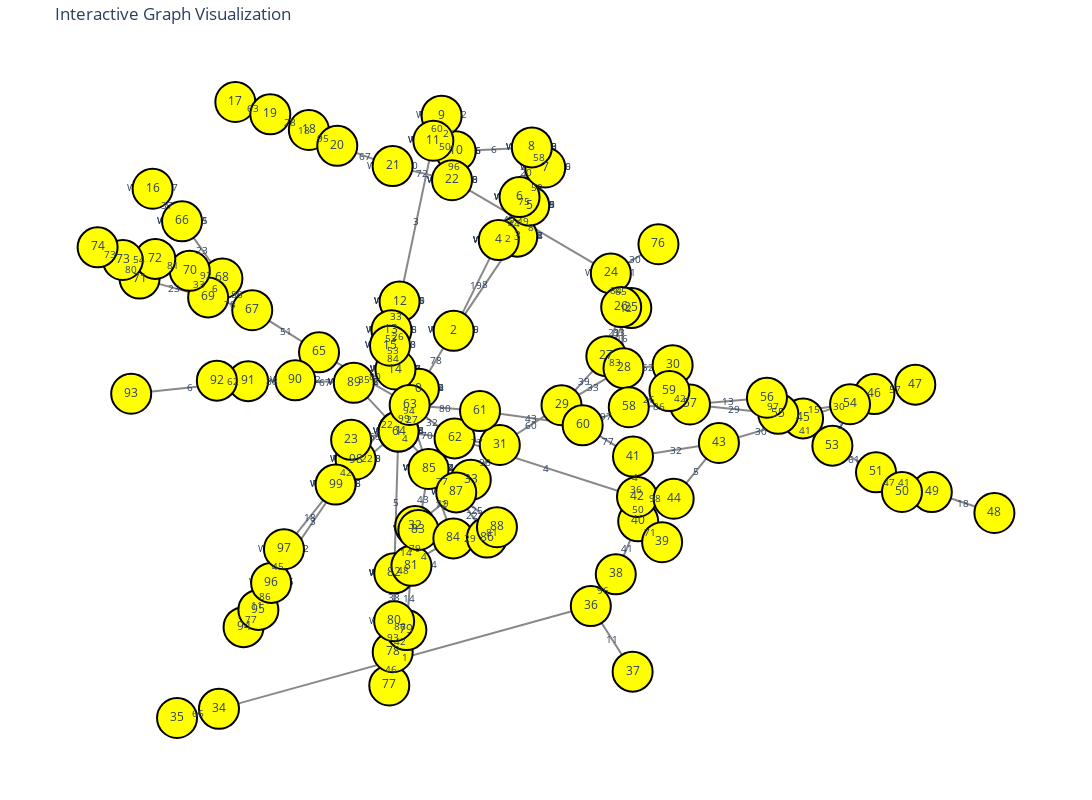

Notebook source saved alongside this figure:
### Code cell
import networkx as nx
import plotly.graph_objects as go

def create_interactive_graph(G):
    # Create a spring layout for node positions
    pos = nx.spring_layout(G)
    
    # Create edge traces
    edge_x = []
    edge_y = []
    edge_text = []
    edge_weights = []
    
    for edge in G.edges():
        x0, y0 = pos[edge[0]]
        x1, y1 = pos[edge[1]]
        edge_x.extend([x0, x1, None])
        edge_y.extend([y0, y1, None])
        weight = G.edges[edge]['weight']
        edge_weights.append(weight)
        edge_text.append(f"Weight: {int(weight)}")
    
    edge_trace = go.Scatter(
        x=edge_x, y=edge_y,
        line=dict(width=2, color='#888'),
        hoverinfo='text',
        text=edge_text,
        mode='lines+text',
        textposition='middle center',
        textfont=dict(size=10)
    )
    
    # Add edge weight annotations
    annotations = []
    for edge in G.edges():
        x0, y0 = pos[edge[0]]
        x1, y1 = pos[edge[1]]
        weight = G.edges[edge]['weight']
        annotations.append(dict(
            x=(x0 + x1) / 2,
            y=(y0 + y1) / 2,
            xref='x',
            yref='y',
            text=str(int(weight)),
            showarrow=False,
            font=dict(size=10)
        ))
    
    # Create node traces
    node_x = []
    node_y = []
    node_text = []
    
    for node in G.nodes():
        x, y = pos[node]
        node_x.append(x)
        node_y.append(y)
        node_text.append(f"Node: {node}")
    
    node_trace = go.Scatter(
        x=node_x, y=node_y,
        mode='markers+text',
        hoverinfo='text',
        text=[str(node) for node in G.nodes()],
        textposition='middle center',
        marker=dict(
            showscale=False,
            color='yellow',
            size=40,
            line_width=2,
            line=dict(color='black', width=1)
        ),
        textfont=dict(size=12)
    )
    
    # Create the figure with larger size
    fig = go.Figure(
        data=[edge_trace, node_trace],
        layout=go.Layout(
            title='Interactive Graph Visualization',
            showlegend=False,
            hovermode='closest',
            margin=dict(b=20, l=20, r=20, t=40),
            xaxis=dict(showgrid=False, zeroline=False, showticklabels=False),
            yaxis=dict(showgrid=False, zeroline=False, showticklabels=False),
            plot_bgcolor='white',
            width=1200,  # Increased width
            height=800,  # Increased height
            annotations=annotations
        )
    )
    
    return fig

# Create and display the interactive graph
fig = create_interactive_graph(G)
fig.show(figsize=(40, 40))

### Figure 1 — Plotly figure (JSON) as saved in the notebook; plotly's stock layout.template omitted (floating-point values rounded to 4 significant figures; data arrays with more than 128 entries replaced by an {"elided": "..."} marker saying what was removed)
{"data": [{"hoverinfo": "text", "line": {"color": "#888", "width": 2}, "mode": "lines+text", "text": {"elided": "130 str values"}, "textfont": {"size": 10}, "textposition": "middle center", "type": "scatter", "x": {"elided": "390 float values"}, "y": {"elided": "390 float values"}}, {"hoverinfo": "text", "marker": {"color": "yellow", "line": {"color": "black", "width": 2}, "showscale": false, "size": 40}, "mode": "markers+text", "text": ["0", "1", "2", "98", "99", "82", "3", "4", "5", "6", "7", "8", "10", "9", "11", "22", "12", "13", "14", "15", "85", "89", "16", "66", "17", "19", "18", "20", "21", "24", "23", "64", "25", "26", "76", "27", "28", "29", "30", "31", "33", "62", "32", "34", "35", "36", "37", "38", "40", "39", "41", "42", "43", "60", "44", "45", "46", "47", "48", "49", "51", "50", "53", "54", "55", "56", "57", "58", "59", "61", "63", "65", "67", "68", "69", "70", "71", "72", "73", "74", "77", "78", "79", "80", "81", "83", "84", "86", "87", "88", "90", "91", "92", "93", "94", "95", "96", "97"], "textfont": {"size": 12}, "textposition": "middle center", "type": "scatter", "x": [-0.1013, -0.1406, -0.0348, -0.2224, -0.2607, -0.1484, 0.08687, 0.0515, 0.1098, 0.09128, 0.1405, 0.1149, -0.03089, -0.05781, -0.07359, -0.0379, -0.1383, -0.1538, -0.1461, -0.1566, -0.08288, -0.2259, -0.6109, -0.5545, -0.4526, -0.3856, -0.3118, -0.2575, -0.1516, 0.266, -0.231, -0.1401, 0.3052, 0.2858, 0.3571, 0.2574, 0.2902, 0.1716, 0.3842, 0.05352, -0.002004, -0.03299, -0.1084, -0.4838, -0.5641, 0.2277, 0.3077, 0.2755, 0.3184, 0.3642, 0.3084, 0.3161, 0.4728, 0.2121, 0.3863, 0.6339, 0.7704, 0.8486, 1, 0.8802, 0.7734, 0.8231, 0.69, 0.7238, 0.5865, 0.5648, 0.4174, 0.3003, 0.3781, 0.01568, -0.119, -0.2924, -0.4202, -0.4773, -0.5046, -0.5397, -0.6358, -0.6057, -0.6679, -0.7161, -0.158, -0.1514, -0.1253, -0.1487, -0.1156, -0.1023, -0.03534, 0.02893, -0.02985, 0.04809, -0.3378, -0.428, -0.4879, -0.6518, -0.4368, -0.4085, -0.3841, -0.3595], "y": [0.01914, -0.08654, 0.1618, -0.1553, -0.2172, -0.4357, 0.3938, 0.3854, 0.4702, 0.4914, 0.5642, 0.6137, 0.6046, 0.6919, 0.6302, 0.533, 0.2339, 0.1633, 0.06644, 0.1251, -0.1786, 0.0336, 0.5119, 0.4315, 0.7257, 0.6953, 0.6567, 0.6177, 0.5677, 0.3033, -0.1068, -0.08653, 0.2178, 0.2203, 0.3752, 0.09933, 0.06981, -0.02146, 0.07716, -0.1195, -0.2053, -0.1033, -0.3194, -0.7698, -0.7923, -0.5164, -0.678, -0.4383, -0.3077, -0.3591, -0.148, -0.2476, -0.1146, -0.07111, -0.252, -0.05401, 0.005861, 0.02914, -0.2871, -0.2356, -0.1869, -0.2353, -0.1211, -0.01918, -0.04276, -0.00298, -0.01959, -0.02641, 0.01346, -0.03592, -0.02094, 0.1087, 0.2126, 0.2908, 0.2442, 0.3097, 0.2905, 0.339, 0.3364, 0.3675, -0.7121, -0.6301, -0.5757, -0.5539, -0.4172, -0.329, -0.3498, -0.3477, -0.2364, -0.3221, 0.03993, 0.03781, 0.03904, 0.006737, -0.5685, -0.5259, -0.4593, -0.3765]}], "layout": {"annotations": [{"font": {"size": 10}, "showarrow": false, "text": "94", "x": -0.1209, "xref": "x", "y": -0.0337, "yref": "y"}, {"font": {"size": 10}, "showarrow": false, "text": "78", "x": -0.06805, "xref": "x", "y": 0.09047, "yref": "y"}, {"font": {"size": 10}, "showarrow": false, "text": "22", "x": -0.1618, "xref": "x", "y": -0.06807, "yref": "y"}, {"font": {"size": 10}, "showarrow": false, "text": "22", "x": -0.2006, "xref": "x", "y": -0.1519, "yref": "y"}, {"font": {"size": 10}, "showarrow": false, "text": "5", "x": -0.1445, "xref": "x", "y": -0.2611, "yref": "y"}, {"font": {"size": 10}, "showarrow": false, "text": "8", "x": 0.02603, "xref": "x", "y": 0.2778, "yref": "y"}, {"font": {"size": 10}, "showarrow": false, "text": "19", "x": 0.008349, "xref": "x", "y": 0.2736, "yref": "y"}, {"font": {"size": 10}, "showarrow": false, "text": "3", "x": -0.3032, "xref": "x", "y": -0.3073, "yref": "y"}, {"font": {"size": 10}, "showarrow": false, "text": "42", "x": -0.2416, "xref": "x", "y": -0.1862, "yref": "y"}, {"font": {"size": 10}, "showarrow": false, "text": "18", "x": -0.3101, "xref": "x", "y": -0.2968, "yref": "y"}, {"font": {"size": 10}, "showarrow": false, "text": "38", "x": -0.1485, "xref": "x", "y": -0.4948, "yref": "y"}, {"font": {"size": 10}, "showarrow": false, "text": "48", "x": -0.132, "xref": "x", "y": -0.4264, "yref": "y"}, {"font": {"size": 10}, "showarrow": false, "text": "14", "x": -0.1254, "xref": "x", "y": -0.3823, "yref": "y"}, {"font": {"size": 10}, "showarrow": false, "text": "4", "x": -0.09189, "xref": "x", "y": -0.3927, "yref": "y"}, {"font": {"size": 10}, "showarrow": false, "text": "2", "x": 0.06919, "xref": "x", "y": 0.3896, "yref": "y"}, {"font": {"size": 10}, "showarrow": false, "text": "49", "x": 0.09832, "xref": "x", "y": 0.432, "yref": "y"}, {"font": {"size": 10}, "showarrow": false, "text": "44", "x": 0.08064, "xref": "x", "y": 0.4278, "yref": "y"}, {"font": {"size": 10}, "showarrow": false, "text": "40", "x": 0.07139, "xref": "x", "y": 0.4384, "yref": "y"}, {"font": {"size": 10}, "showarrow": false, "text": "75", "x": 0.1005, "xref": "x", "y": 0.4808, "yref": "y"}, {"font": {"size": 10}, "showarrow": false, "text": "50", "x": 0.1251, "xref": "x", "y": 0.5172, "yref": "y"}, {"font": {"size": 10}, "showarrow": false, "text": "20", "x": 0.1031, "xref": "x", "y": 0.5526, "yref": "y"}, {"font": {"size": 10}, "showarrow": false, "text": "58", "x": 0.1277, "xref": "x", "y": 0.589, "yref": "y"}, {"font": {"size": 10}, "showarrow": false, "text": "6", "x": 0.04198, "xref": "x", "y": 0.6092, "yref": "y"}, {"font": {"size": 10}, "showarrow": false, "text": "21", "x": -0.04435, "xref": "x", "y": 0.6483, "yref": "y"}, {"font": {"size": 10}, "showarrow": false, "text": "50", "x": -0.05224, "xref": "x", "y": 0.6174, "yref": "y"}, {"font": {"size": 10}, "showarrow": false, "text": "96", "x": -0.03439, "xref": "x", "y": 0.5688, "yref": "y"}, {"font": {"size": 10}, "showarrow": false, "text": "60", "x": -0.0657, "xref": "x", "y": 0.661, "yref": "y"}, {"font": {"size": 10}, "showarrow": false, "text": "3", "x": -0.106, "xref": "x", "y": 0.432, "yref": "y"}, {"font": {"size": 10}, "showarrow": false, "text": "72", "x": -0.09474, "xref": "x", "y": 0.5503, "yref": "y"}, {"font": {"size": 10}, "showarrow": false, "text": "8", "x": 0.114, "xref": "x", "y": 0.4182, "yref": "y"}, {"font": {"size": 10}, "showarrow": false, "text": "33", "x": -0.146, "xref": "x", "y": 0.1986, "yref": "y"}, {"font": {"size": 10}, "showarrow": false, "text": "26", "x": -0.1422, "xref": "x", "y": 0.1502, "yref": "y"}, {"font": {"size": 10}, "showarrow": false, "text": "53", "x": -0.1499, "xref": "x", "y": 0.1149, "yref": "y"}, {"font": {"size": 10}, "showarrow": false, "text": "53", "x": -0.1552, "xref": "x", "y": 0.1442, "yref": "y"}, {"font": {"size": 10}, "showarrow": false, "text": "84", "x": -0.1513, "xref": "x", "y": 0.09577, "yref": "y"}, {"font": {"size": 10}, "showarrow": false, "text": "27", "x": -0.1145, "xref": "x", "y": -0.05607, "yref": "y"}, {"font": {"size": 10}, "showarrow": false, "text": "80", "x": -0.186, "xref": "x", "y": 0.05002, "yref": "y"}, {"font": {"size": 10}, "showarrow": false, "text": "43", "x": -0.09259, "xref": "x", "y": -0.2538, "yref": "y"}, {"font": {"size": 10}, "showarrow": false, "text": "12", "x": -0.05911, "xref": "x", "y": -0.2642, "yref": "y"}, {"font": {"size": 10}, "showarrow": false, "text": "77", "x": -0.05636, "xref": "x", "y": -0.2075, "yref": "y"}, {"font": {"size": 10}, "showarrow": false, "text": "4", "x": -0.1279, "xref": "x", "y": -0.1014, "yref": "y"}, {"font": {"size": 10}, "showarrow": false, "text": "67", "x": -0.2819, "xref": "x", "y": 0.03676, "yref": "y"}, {"font": {"size": 10}, "showarrow": false, "text": "37", "x": -0.5827, "xref": "x", "y": 0.4717, "yref": "y"}, {"font": {"size": 10}, "showarrow": false, "text": "23", "x": -0.5159, "xref": "x", "y": 0.3612, "yref": "y"}, {"font": {"size": 10}, "showarrow": false, "text": "63", "x": -0.4191, "xref": "x", "y": 0.7105, "yref": "y"}, {"font": {"size": 10}, "showarrow": false, "text": "28", "x": -0.3487, "xref": "x", "y": 0.676, "yref": "y"}, {"font": {"size": 10}, "showarrow": false, "text": "18", "x": -0.3216, "xref": "x", "y": 0.6565, "yref": "y"}, {"font": {"size": 10}, "showarrow": false, "text": "95", "x": -0.2847, "xref": "x", "y": 0.6372, "yref": "y"}, {"font": {"size": 10}, "showarrow": false, "text": "67", "x": -0.2045, "xref": "x", "y": 0.5927, "yref": "y"}, {"font": {"size": 10}, "showarrow": false, "text": "65", "x": 0.2856, "xref": "x", "y": 0.2606, "yref": "y"}, {"font": {"size": 10}, "showarrow": false, "text": "84", "x": 0.2759, "xref": "x", "y": 0.2618, "yref": "y"}, {"font": {"size": 10}, "showarrow": false, "text": "30", "x": 0.3116, "xref": "x", "y": 0.3392, "yref": "y"}, {"font": {"size": 10}, "showarrow": false, "text": "59", "x": -0.1855, "xref": "x", "y": -0.09668, "yref": "y"}, {"font": {"size": 10}, "showarrow": false, "text": "70", "x": -0.08655, "xref": "x", "y": -0.09491, "yref": "y"}, {"font": {"size": 10}, "showarrow": false, "text": "99", "x": -0.1295, "xref": "x", "y": -0.05374, "yref": "y"}, {"font": {"size": 10}, "showarrow": false, "text": "12", "x": 0.2955, "xref": "x", "y": 0.2191, "yref": "y"}, {"font": {"size": 10}, "showarrow": false, "text": "33", "x": 0.2813, "xref": "x", "y": 0.1586, "yref": "y"}, {"font": {"size": 10}, "showarrow": false, "text": "21", "x": 0.2716, "xref": "x", "y": 0.1598, "yref": "y"}, {"font": {"size": 10}, "showarrow": false, "text": "16", "x": 0.288, "xref": "x", "y": 0.145, "yref": "y"}, {"font": {"size": 10}, "showarrow": false, "text": "83", "x": 0.2738, "xref": "x", "y": 0.08457, "yref": "y"}, {"font": {"size": 10}, "showarrow": false, "text": "39", "x": 0.2145, "xref": "x", "y": 0.03893, "yref": "y"}, {"font": {"size": 10}, "showarrow": false, "text": "33", "x": 0.2309, "xref": "x", "y": 0.02417, "yref": "y"}, {"font": {"size": 10}, "showarrow": false, "text": "52", "x": 0.3372, "xref": "x", "y": 0.07349, "yref": "y"}, {"font": {"size": 10}, "showarrow": false, "text": "60", "x": 0.1126, "xref": "x", "y": -0.07048, "yref": "y"}, {"font": {"size": 10}, "showarrow": false, "text": "98", "x": 0.02576, "xref": "x", "y": -0.1624, "yref": "y"}, {"font": {"size": 10}, "showarrow": false, "text": "77", "x": 0.01027, "xref": "x", "y": -0.1114, "yref": "y"}, {"font": {"size": 10}, "showarrow": false, "text": "19", "x": -0.05519, "xref": "x", "y": -0.2624, "yref": "y"}, {"font": {"size": 10}, "showarrow": false, "text": "4", "x": 0.1416, "xref": "x", "y": -0.1755, "yref": "y"}, {"font": {"size": 10}, "showarrow": false, "text": "32", "x": -0.07598, "xref": "x", "y": -0.06212, "yref": "y"}, {"font": {"size": 10}, "showarrow": false, "text": "66", "x": -0.524, "xref": "x", "y": -0.781, "yref": "y"}, {"font": {"size": 10}, "showarrow": false, "text": "1", "x": -0.1281, "xref": "x", "y": -0.6431, "yref": "y"}, {"font": {"size": 10}, "showarrow": false, "text": "11", "x": 0.2677, "xref": "x", "y": -0.5972, "yref": "y"}, {"font": {"size": 10}, "showarrow": false, "text": "96", "x": 0.2516, "xref": "x", "y": -0.4773, "yref": "y"}, {"font": {"size": 10}, "showarrow": false, "text": "41", "x": 0.2969, "xref": "x", "y": -0.373, "yref": "y"}, {"font": {"size": 10}, "showarrow": false, "text": "71", "x": 0.3413, "xref": "x", "y": -0.3334, "yref": "y"}, {"font": {"size": 10}, "showarrow": false, "text": "36", "x": 0.3134, "xref": "x", "y": -0.2279, "yref": "y"}, {"font": {"size": 10}, "showarrow": false, "text": "50", "x": 0.3172, "xref": "x", "y": -0.2777, "yref": "y"}, {"font": {"size": 10}, "showarrow": false, "text": "4", "x": 0.3123, "xref": "x", "y": -0.1978, "yref": "y"}, {"font": {"size": 10}, "showarrow": false, "text": "32", "x": 0.3906, "xref": "x", "y": -0.1313, "yref": "y"}, {"font": {"size": 10}, "showarrow": false, "text": "77", "x": 0.2603, "xref": "x", "y": -0.1096, "yref": "y"}, {"font": {"size": 10}, "showarrow": false, "text": "98", "x": 0.3512, "xref": "x", "y": -0.2498, "yref": "y"}, {"font": {"size": 10}, "showarrow": false, "text": "5", "x": 0.4295, "xref": "x", "y": -0.1833, "yref": "y"}, {"font": {"size": 10}, "showarrow": false, "text": "30", "x": 0.5533, "xref": "x", "y": -0.08431, "yref": "y"}, {"font": {"size": 10}, "showarrow": false, "text": "97", "x": 0.2562, "xref": "x", "y": -0.04876, "yref": "y"}, {"font": {"size": 10}, "showarrow": false, "text": "43", "x": 0.1139, "xref": "x", "y": -0.05351, "yref": "y"}, {"font": {"size": 10}, "showarrow": false, "text": "30", "x": 0.7021, "xref": "x", "y": -0.02408, "yref": "y"}, {"font": {"size": 10}, "showarrow": false, "text": "57", "x": 0.8095, "xref": "x", "y": 0.0175, "yref": "y"}, {"font": {"size": 10}, "showarrow": false, "text": "18", "x": 0.9401, "xref": "x", "y": -0.2613, "yref": "y"}, {"font": {"size": 10}, "showarrow": false, "text": "41", "x": 0.8268, "xref": "x", "y": -0.2112, "yref": "y"}, {"font": {"size": 10}, "showarrow": false, "text": "47", "x": 0.7983, "xref": "x", "y": -0.2111, "yref": "y"}, {"font": {"size": 10}, "showarrow": false, "text": "61", "x": 0.7317, "xref": "x", "y": -0.154, "yref": "y"}, {"font": {"size": 10}, "showarrow": false, "text": "2", "x": 0.7069, "xref": "x", "y": -0.07015, "yref": "y"}, {"font": {"size": 10}, "showarrow": false, "text": "41", "x": 0.6382, "xref": "x", "y": -0.08194, "yref": "y"}, {"font": {"size": 10}, "showarrow": false, "text": "15", "x": 0.6551, "xref": "x", "y": -0.03097, "yref": "y"}, {"font": {"size": 10}, "showarrow": false, "text": "97", "x": 0.5756, "xref": "x", "y": -0.02287, "yref": "y"}, {"font": {"size": 10}, "showarrow": false, "text": "29", "x": 0.502, "xref": "x", "y": -0.03117, "yref": "y"}, {"font": {"size": 10}, "showarrow": false, "text": "13", "x": 0.4911, "xref": "x", "y": -0.01129, "yref": "y"}, {"font": {"size": 10}, "showarrow": false, "text": "86", "x": 0.3589, "xref": "x", "y": -0.023, "yref": "y"}, {"font": {"size": 10}, "showarrow": false, "text": "42", "x": 0.3978, "xref": "x", "y": -0.003068, "yref": "y"}, {"font": {"size": 10}, "showarrow": false, "text": "26", "x": 0.3392, "xref": "x", "y": -0.006476, "yref": "y"}, {"font": {"size": 10}, "showarrow": false, "text": "80", "x": -0.05165, "xref": "x", "y": -0.02843, "yref": "y"}, {"font": {"size": 10}, "showarrow": false, "text": "35", "x": -0.2057, "xref": "x", "y": 0.04389, "yref": "y"}, {"font": {"size": 10}, "showarrow": false, "text": "51", "x": -0.3563, "xref": "x", "y": 0.1607, "yref": "y"}, {"font": {"size": 10}, "showarrow": false, "text": "88", "x": -0.4487, "xref": "x", "y": 0.2517, "yref": "y"}, {"font": {"size": 10}, "showarrow": false, "text": "78", "x": -0.4624, "xref": "x", "y": 0.2284, "yref": "y"}, {"font": {"size": 10}, "showarrow": false, "text": "6", "x": -0.4909, "xref": "x", "y": 0.2675, "yref": "y"}, {"font": {"size": 10}, "showarrow": false, "text": "92", "x": -0.5085, "xref": "x", "y": 0.3003, "yref": "y"}, {"font": {"size": 10}, "showarrow": false, "text": "33", "x": -0.5222, "xref": "x", "y": 0.277, "yref": "y"}, {"font": {"size": 10}, "showarrow": false, "text": "23", "x": -0.5702, "xref": "x", "y": 0.2673, "yref": "y"}, {"font": {"size": 10}, "showarrow": false, "text": "81", "x": -0.5727, "xref": "x", "y": 0.3244, "yref": "y"}, {"font": {"size": 10}, "showarrow": false, "text": "80", "x": -0.6518, "xref": "x", "y": 0.3134, "yref": "y"}, {"font": {"size": 10}, "showarrow": false, "text": "54", "x": -0.6368, "xref": "x", "y": 0.3377, "yref": "y"}, {"font": {"size": 10}, "showarrow": false, "text": "73", "x": -0.692, "xref": "x", "y": 0.3519, "yref": "y"}, {"font": {"size": 10}, "showarrow": false, "text": "46", "x": -0.1547, "xref": "x", "y": -0.6711, "yref": "y"}, {"font": {"size": 10}, "showarrow": false, "text": "42", "x": -0.1383, "xref": "x", "y": -0.6029, "yref": "y"}, {"font": {"size": 10}, "showarrow": false, "text": "93", "x": -0.15, "xref": "x", "y": -0.592, "yref": "y"}, {"font": {"size": 10}, "showarrow": false, "text": "86", "x": -0.137, "xref": "x", "y": -0.5648, "yref": "y"}, {"font": {"size": 10}, "showarrow": false, "text": "14", "x": -0.1204, "xref": "x", "y": -0.4965, "yref": "y"}, {"font": {"size": 10}, "showarrow": false, "text": "79", "x": -0.1089, "xref": "x", "y": -0.3731, "yref": "y"}, {"font": {"size": 10}, "showarrow": false, "text": "29", "x": -0.003207, "xref": "x", "y": -0.3488, "yref": "y"}, {"font": {"size": 10}, "showarrow": false, "text": "22", "x": -0.0004594, "xref": "x", "y": -0.2921, "yref": "y"}, {"font": {"size": 10}, "showarrow": false, "text": "81", "x": 0.03851, "xref": "x", "y": -0.3349, "yref": "y"}, {"font": {"size": 10}, "showarrow": false, "text": "25", "x": 0.009123, "xref": "x", "y": -0.2792, "yref": "y"}, {"font": {"size": 10}, "showarrow": false, "text": "88", "x": -0.3829, "xref": "x", "y": 0.03887, "yref": "y"}, {"font": {"size": 10}, "showarrow": false, "text": "62", "x": -0.458, "xref": "x", "y": 0.03842, "yref": "y"}, {"font": {"size": 10}, "showarrow": false, "text": "6", "x": -0.5399, "xref": "x", "y": 0.02227, "yref": "y"}, {"font": {"size": 10}, "showarrow": false, "text": "77", "x": -0.4226, "xref": "x", "y": -0.5472, "yref": "y"}, {"font": {"size": 10}, "showarrow": false, "text": "11", "x": -0.4104, "xref": "x", "y": -0.5139, "yref": "y"}, {"font": {"size": 10}, "showarrow": false, "text": "86", "x": -0.3963, "xref": "x", "y": -0.4926, "yref": "y"}, {"font": {"size": 10}, "showarrow": false, "text": "45", "x": -0.3718, "xref": "x", "y": -0.4179, "yref": "y"}], "height": 800, "hovermode": "closest", "margin": {"b": 20, "l": 20, "r": 20, "t": 40}, "plot_bgcolor": "white", "showlegend": false, "title": {"text": "Interactive Graph Visualization"}, "width": 1200, "xaxis": {"showgrid": false, "showticklabels": false, "zeroline": false}, "yaxis": {"showgrid": false, "showticklabels": false, "zeroline": false}}}
